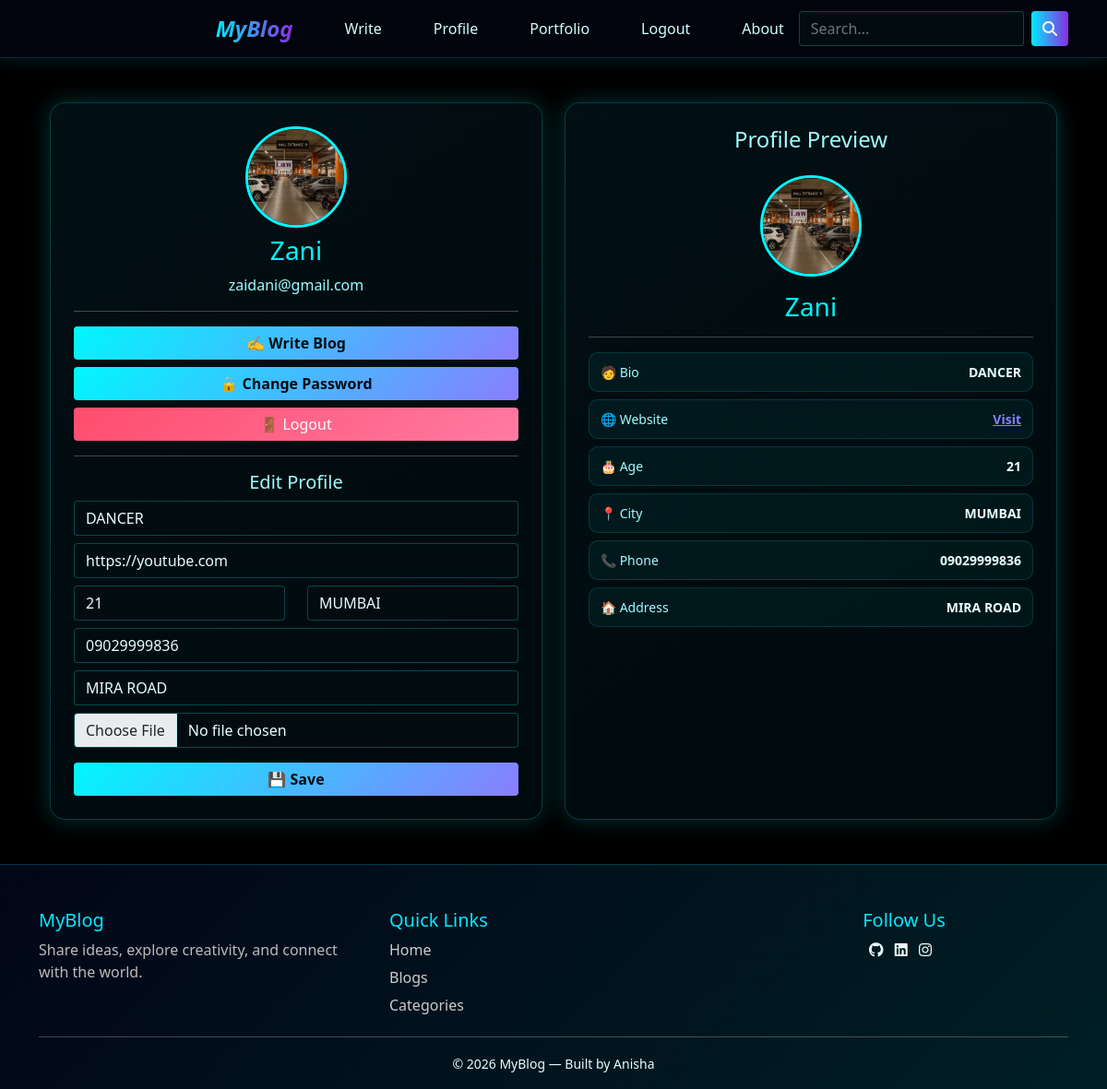
Screenshot of /profile/ (signed in) with the database file from the repository.
### app/models.py (models this page shows, shortened)
class UserProfile(models.Model):
    user = models.OneToOneField(
        User,
        on_delete=models.CASCADE,
        related_name='profile'
    )
    bio = models.TextField(blank=True, null=True)
    profile_image = models.ImageField(upload_to="profiles/", blank=True, null=True)
    website = models.URLField(blank=True, null=True)
    age = models.PositiveIntegerField(blank=True, null=True)
    address = models.CharField(max_length=255, blank=True, null=True)
    phone = models.CharField(max_length=15, blank=True, null=True)
    city = models.CharField(max_length=100, blank=True, null=True)

### app/views.py (the view, shortened to what this page needs)
# urls.py: path('profile/', views.profile_view, name='profile'),
@login_required
def profile_view(request):
    profile = request.user.profile
    return render(request, 'blog/profile.html', {"profile": profile})

### app/templates/blog/profile.html (shortened to what this page needs)
{% extends 'blog/base.html' %}
{% load static %}
{% block content %}
<div class="container my-5">
<div class="row g-4">
<div class="col-md-6">
<div class="profile-card text-center">
{% if profile.profile_image %} <img src="{{ profile.profile_image.url }}" class="profile-img mb-2">
{% else %}
<h1>👤</h1>
{% endif %}
<h3>{{ request.user.username }}</h3>
<p class="text-info">{{ request.user.email }}</p>
<hr>
<div class="d-grid gap-2 mb-3">
<a href="{% url 'create_blog' %}" class="btn profile-btn">✍️ Write Blog</a>
<a href="{% url 'password_change' %}" class="btn profile-btn">🔒 Change Password</a>
<a href="{% url 'logout' %}" class="btn btn-danger">🚪 Logout</a>
</div>
<hr>
<h5 class="text-info">Edit Profile</h5>
<form method="post" enctype="multipart/form-data">
<input type="text" name="bio" class="form-control mb-2"
    placeholder="Bio"
    value="{{ profile.bio|default_if_none:'' }}">
<input type="url" name="website" class="form-control mb-2"
    placeholder="Website"
    value="{{ profile.website|default_if_none:'' }}">
<div class="row">
  <div class="col-md-6">
    <input type="number" name="age" class="form-control mb-2"
           placeholder="Age"
           value="{{ profile.age|default_if_none:'' }}">
  </div>
  <div class="col-md-6">
    <input type="text" name="city" class="form-control mb-2"
           placeholder="City"
           value="{{ profile.city|default_if_none:'' }}">
  </div>
</div>
<input type="text" name="phone" class="form-control mb-2"
    placeholder="Phone"
    value="{{ profile.phone|default_if_none:'' }}">
<input type="text" name="address" class="form-control mb-2"
    placeholder="Address"
    value="{{ profile.address|default_if_none:'' }}">
<input type="file" name="profile_image" class="form-control mb-3">
<button class="btn profile-btn w-100">💾 Save</button>
</form>
</div>
</div>
<div class="col-md-6">
<div class="profile-card text-center">
<h4 class="text-info mb-4">Profile Preview</h4>
{% if profile.profile_image %} <img src="{{ profile.profile_image.url }}" class="profile-img mb-3">
{% else %}
<h1>👤</h1>
{% endif %}
<h3 class="mb-3">{{ request.user.username }}</h3>
<hr>
<div class="text-start">
<div class="detail-row">
<span>🧑 Bio</span>
<span>{{ profile.bio|default:"-" }}</span>
</div>
<div class="detail-row">
<span>🌐 Website</span>
<span>
{% if profile.website %}
<a href="{{ profile.website }}" target="_blank" style="color:#8a7dff;">Visit</a>
{% else %}-{% endif %}
</span>
</div>
<div class="detail-row">
<span>🎂 Age</span>
<span>{{ profile.age|default:"-" }}</span>
</div>
<div class="detail-row">
<span>📍 City</span>
<span>{{ profile.city|default:"-" }}</span>
</div>
<div class="detail-row">
<span>📞 Phone</span>
<span>{{ profile.phone|default:"-" }}</span>
</div>
<div class="detail-row">
<span>🏠 Address</span>
<span>{{ profile.address|default:"-" }}</span>
</div>
</div>
</div>
</div>
</div>
</div>
{% endblock content %}

### app/templates/blog/base.html (style rules this page uses)
body { background: #000; color: #eafdfc; margin: 0; overflow-x: hidden; }
.form-control { background: rgba(0,0,0,0.5); border: 1px solid #00eaff; color: #eafdfc; }

### app/templates/blog/profile.html (style rules this page uses)
.profile-card { background:linear-gradient(145deg,#020f14,#00090c); border:1px solid rgba(0,255,255,0.2); border-radius:16px; padding:25px; box-shadow:0 0 25px rgba(0,255,255,.2); height:100%; }
.profile-img { width:110px; height:110px; border-radius:50%; object-fit:cover; border:3px solid #00f7ff; }
.profile-btn { background:linear-gradient(135deg,#00f7ff,#8a7dff); color:#020b10; font-weight:600; border:none; }
.btn-danger { background:linear-gradient(135deg,#ff4d6d,#ff7aa2); border:none; }
.form-control { background:#010c10 !important; border:1px solid rgba(0,255,255,0.25) !important; color:#e6ffff !important; }
h3 { color:#00f7ff; }
.text-info { color:#9ffcff!important; }
hr { border-color:rgba(0,255,255,0.2); }
.detail-row { display:flex; justify-content:space-between; align-items:center; padding:10px 12px; margin-bottom:8px; border-radius:10px; background:rgba(0,255,255,0.05); border:1px solid rgba(0,255,255,0.15); font-size:14px; }
.detail-row span:first-child { color:#9ffcff; }
.detail-row span:last-child { color:#e6ffff; font-weight:600; }

### rows the page displays
UserProfile: profile_image (picture), bio "DANCER", website "https://youtube.com", age "21", city "MUMBAI", phone "09029999836", address "MIRA ROAD"

### other values shown
{{ request.user.username }} "Zani"
{{ request.user.email }} "zaidani@gmail.com"
